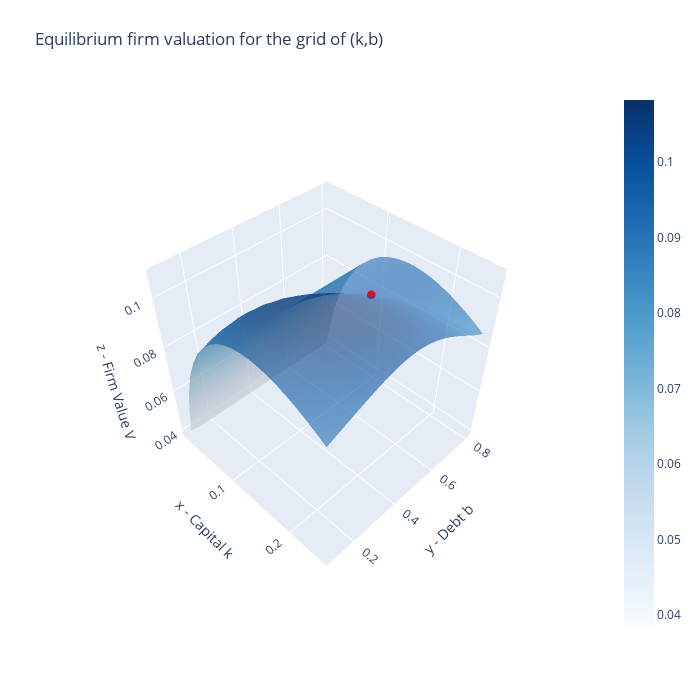

Notebook code cell kept with this figure:
### Code cell
#====================== Experiment 2 ======================#
Ve2,ke2,be2,pe2,qe2,c10e2,c11e2,c20e2,c21e2,xi1e2 = off_eq_check(mdl,
                                                                kss,bss,
                                                                e=0.1)
# Firm Valuation
kgride2, bgride2, Vgride2, Qgride2, Pgride2 = mdl.eq_valuation(c10e2, c11e2, c20e2,c21e2,N=20)
print('Maximum valuation of the firm value in the (k,b) grid: {:.4f}'.format(Vgride2.max()))
print('Equilibrium firm value: {:.4f}'.format(Ve2))
fig = go.Figure(data=[go.Scatter3d(x=[ke2],
                y=[be2],
                z=[Ve2],
                mode='markers',
                marker=dict(size=3, color='red')),
                go.Surface(x=kgride2,
                y=bgride2,
                z=Vgride2,
                colorscale='blues',opacity=0.6)])
fig.update_layout(scene = dict(
                    xaxis_title='x - Capital k',
                    yaxis_title='y - Debt b',
                    zaxis_title='z - Firm Value V',
                    aspectratio = dict(x=1,y=1,z=1)),
                    width=700,
                    height=700,
                    margin=dict(l=50, r=50, b=65, t=90))
fig.update_layout(scene_camera=dict(eye=dict(x=1.5, y=-1.5, z=2)))
fig.update_layout(title='Equilibrium firm valuation for the grid of (k,b)')
# Export to PNG file
# Image(fig.to_image(format="png"))
# fig.show() will provide interactive plot when running
# code locally

### Figure 1 — Plotly figure (JSON) as saved in the notebook; plotly's stock layout.template omitted (floating-point values rounded to 4 significant figures; data arrays with more than 128 entries replaced by an {"elided": "..."} marker saying what was removed)
{"data": [{"marker": {"color": "red", "size": 3}, "mode": "markers", "type": "scatter3d", "x": [0.1511], "y": [0.5844], "z": [0.09738]}, {"colorscale": [[0, "rgb(247,251,255)"], [0.125, "rgb(222,235,247)"], [0.25, "rgb(198,219,239)"], [0.375, "rgb(158,202,225)"], [0.5, "rgb(107,174,214)"], [0.625, "rgb(66,146,198)"], [0.75, "rgb(33,113,181)"], [0.875, "rgb(8,81,156)"], [1, "rgb(8,48,107)"]], "opacity": 0.6, "type": "surface", "x": {"elided": "20x20 float values"}, "y": {"elided": "20x20 float values"}, "z": {"elided": "20x20 float values"}}], "layout": {"height": 700, "margin": {"b": 65, "l": 50, "r": 50, "t": 90}, "scene": {"aspectratio": {"x": 1, "y": 1, "z": 1}, "camera": {"eye": {"x": 1.5, "y": -1.5, "z": 2}}, "xaxis": {"title": {"text": "x - Capital k"}}, "yaxis": {"title": {"text": "y - Debt b"}}, "zaxis": {"title": {"text": "z - Firm Value V"}}}, "title": {"text": "Equilibrium firm valuation for the grid of (k,b)"}, "width": 700}}
